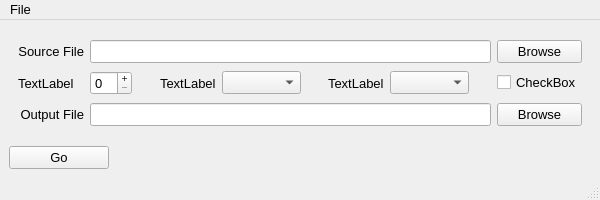
<?xml version="1.0" encoding="UTF-8"?>
<ui version="4.0">
 <class>MainWindow</class>
 <widget class="QMainWindow" name="MainWindow">
  <property name="geometry">
   <rect>
    <x>0</x>
    <y>0</y>
    <width>600</width>
    <height>200</height>
   </rect>
  </property>
  <property name="minimumSize">
   <size>
    <width>600</width>
    <height>200</height>
   </size>
  </property>
  <property name="font">
   <font>
    <pointsize>10</pointsize>
   </font>
  </property>
  <property name="windowTitle">
   <string>Ultrix Audio Shuffling Generator</string>
  </property>
  <property name="windowIcon">
   <iconset resource="../Icons/icons.qrc">
    <normaloff>:/main/Ultrix_U.ico</normaloff>:/main/Ultrix_U.ico</iconset>
  </property>
  <widget class="QWidget" name="centralwidget">
   <layout class="QGridLayout" name="gridLayout_2">
    <item row="1" column="1">
     <spacer name="horizontalSpacer">
      <property name="orientation">
       <enum>Qt::Orientation::Horizontal</enum>
      </property>
      <property name="sizeHint" stdset="0">
       <size>
        <width>40</width>
        <height>20</height>
       </size>
      </property>
     </spacer>
    </item>
    <item row="1" column="0">
     <widget class="QPushButton" name="pushButton">
      <property name="minimumSize">
       <size>
        <width>100</width>
        <height>0</height>
       </size>
      </property>
      <property name="text">
       <string>Go</string>
      </property>
     </widget>
    </item>
    <item row="0" column="0" colspan="2">
     <widget class="QWidget" name="widget" native="true">
      <property name="font">
       <font>
        <pointsize>10</pointsize>
       </font>
      </property>
      <layout class="QGridLayout" name="gridLayout">
       <item row="1" column="0">
        <widget class="QLabel" name="label_5">
         <property name="text">
          <string>TextLabel</string>
         </property>
        </widget>
       </item>
       <item row="0" column="9">
        <widget class="QPushButton" name="pb_srcBrowse">
         <property name="text">
          <string>Browse</string>
         </property>
        </widget>
       </item>
       <item row="2" column="9">
        <widget class="QPushButton" name="pb_outBrowse">
         <property name="text">
          <string>Browse</string>
         </property>
        </widget>
       </item>
       <item row="1" column="9">
        <widget class="QCheckBox" name="checkBox">
         <property name="text">
          <string>CheckBox</string>
         </property>
        </widget>
       </item>
       <item row="1" column="7">
        <widget class="QComboBox" name="comboBox"/>
       </item>
       <item row="1" column="6">
        <widget class="QLabel" name="label_3">
         <property name="text">
          <string>TextLabel</string>
         </property>
        </widget>
       </item>
       <item row="1" column="4">
        <widget class="QComboBox" name="comboBox_2"/>
       </item>
       <item row="1" column="2">
        <spacer name="horizontalSpacer_4">
         <property name="orientation">
          <enum>Qt::Orientation::Horizontal</enum>
         </property>
         <property name="sizeHint" stdset="0">
          <size>
           <width>40</width>
           <height>20</height>
          </size>
         </property>
        </spacer>
       </item>
       <item row="1" column="5">
        <spacer name="horizontalSpacer_3">
         <property name="orientation">
          <enum>Qt::Orientation::Horizontal</enum>
         </property>
         <property name="sizeHint" stdset="0">
          <size>
           <width>40</width>
           <height>20</height>
          </size>
         </property>
        </spacer>
       </item>
       <item row="2" column="0">
        <widget class="QLabel" name="label_2">
         <property name="text">
          <string>Output File</string>
         </property>
         <property name="alignment">
          <set>Qt::AlignmentFlag::AlignRight|Qt::AlignmentFlag::AlignTrailing|Qt::AlignmentFlag::AlignVCenter</set>
         </property>
        </widget>
       </item>
       <item row="1" column="3">
        <widget class="QLabel" name="label_4">
         <property name="text">
          <string>TextLabel</string>
         </property>
        </widget>
       </item>
       <item row="0" column="0">
        <widget class="QLabel" name="label">
         <property name="text">
          <string>Source File</string>
         </property>
         <property name="alignment">
          <set>Qt::AlignmentFlag::AlignRight|Qt::AlignmentFlag::AlignTrailing|Qt::AlignmentFlag::AlignVCenter</set>
         </property>
        </widget>
       </item>
       <item row="1" column="8">
        <spacer name="horizontalSpacer_2">
         <property name="orientation">
          <enum>Qt::Orientation::Horizontal</enum>
         </property>
         <property name="sizeHint" stdset="0">
          <size>
           <width>40</width>
           <height>20</height>
          </size>
         </property>
        </spacer>
       </item>
       <item row="0" column="1" colspan="8">
        <widget class="QLineEdit" name="le_sourceFile"/>
       </item>
       <item row="2" column="1" colspan="8">
        <widget class="QLineEdit" name="le_outputFile"/>
       </item>
       <item row="1" column="1">
        <widget class="QSpinBox" name="spinBox">
         <property name="buttonSymbols">
          <enum>QAbstractSpinBox::ButtonSymbols::PlusMinus</enum>
         </property>
        </widget>
       </item>
      </layout>
     </widget>
    </item>
   </layout>
  </widget>
  <widget class="QMenuBar" name="menubar">
   <property name="geometry">
    <rect>
     <x>0</x>
     <y>0</y>
     <width>600</width>
     <height>23</height>
    </rect>
   </property>
   <widget class="QMenu" name="menuFile">
    <property name="title">
     <string>File</string>
    </property>
    <addaction name="action_quit"/>
   </widget>
   <addaction name="menuFile"/>
  </widget>
  <widget class="QStatusBar" name="statusbar"/>
  <action name="action_quit">
   <property name="text">
    <string>Quit</string>
   </property>
   <property name="font">
    <font>
     <pointsize>12</pointsize>
    </font>
   </property>
   <property name="shortcut">
    <string>Ctrl+Q</string>
   </property>
  </action>
 </widget>
 <tabstops>
  <tabstop>pushButton</tabstop>
 </tabstops>
 <resources>
  <include location="../Icons/icons.qrc"/>
 </resources>
 <connections/>
</ui>
